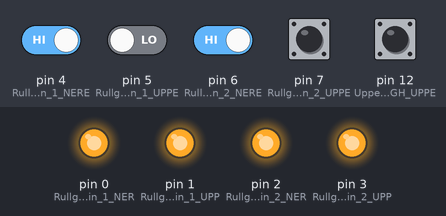
The sketch below on a simulated Arduino Uno, built with avr-gcc and run on an emulated ATmega328P. On the bench: output pins drawn as LEDs (lit = HIGH). The inputs (shaded band) are chosen by the test bench; at power-on: pin 4 (Rullgardin_1_NERE), pin 6 (Rullgardin_2_NERE) HIGH, pin 5 (Rullgardin_1_UPPE), pin 7 (Rullgardin_2_UPPE), pin 12 (Uppe_eller_nere_HIGH_UPPE) LOW.

Above: at 1.2 s.
1.3 s: pin 4 (Rullgardin_1_NERE) driven LOW
At 2.2 s:
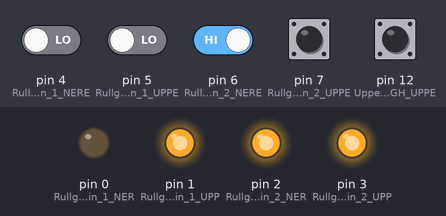
2.8 s: pin 6 (Rullgardin_2_NERE) driven LOW
At 3.5 s:
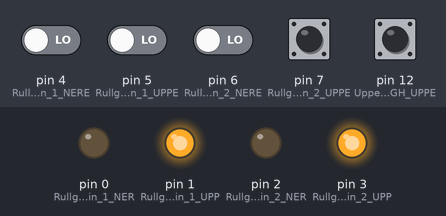
4.3 s: pin 12 (Uppe_eller_nere_HIGH_UPPE) pulled HIGH for 0.15 s
At 4.37 s:
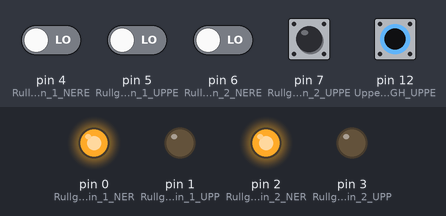
5.9 s: pin 4 (Rullgardin_1_NERE) driven HIGH
At 7.0 s:
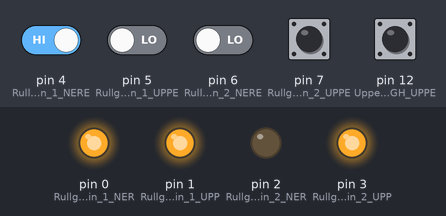
7.4 s: pin 6 (Rullgardin_2_NERE) driven HIGH
At 8.0 s:
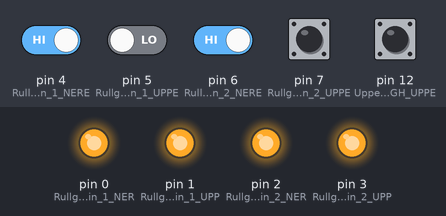
8.9 s: pin 5 (Rullgardin_1_UPPE) driven HIGH and pin 12 (Uppe_eller_nere_HIGH_UPPE) driven HIGH
At 9.3 s:
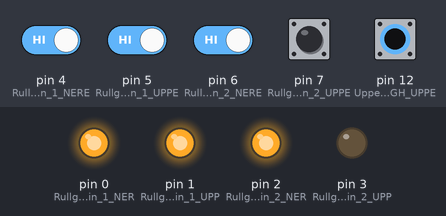
Timing chart, 0 to 23.4 s (numbered marks = the images above; inputs shaded):
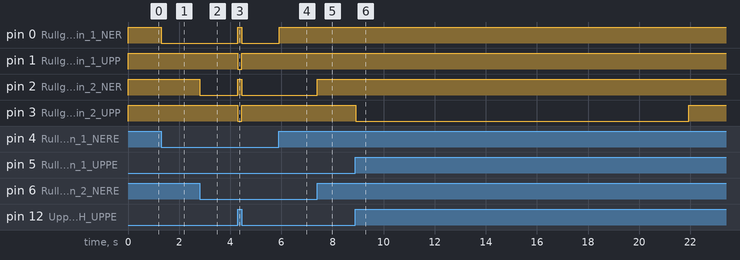

Measured:
- after the input at 1.3 s, pin 0 (Rullgardin_1_NER): HIGH → LOW at once
- after the input at 2.8 s, pin 2 (Rullgardin_2_NER): HIGH → LOW at once
- after the input at 4.3 s, pin 0 (Rullgardin_1_NER), pin 2 (Rullgardin_2_NER): LOW → HIGH at once, → LOW 0.15 s later; pin 1 (Rullgardin_1_UPP), pin 3 (Rullgardin_2_UPP): HIGH → LOW at once, → HIGH 0.15 s later
- after the input at 5.9 s, pin 0 (Rullgardin_1_NER): LOW → HIGH at once
- after the input at 7.4 s, pin 2 (Rullgardin_2_NER): LOW → HIGH at once
- after the input at 8.9 s, pin 3 (Rullgardin_2_UPP): HIGH → LOW at once, → HIGH 13.0 s later

The sketch:

Rullgardiner_2_st_V4_med_time.ino
```cpp
int timeLimitUp1 = 22;   // Max antal sekunder som gardin 1 får åka uppåt
int timeLimitDown1 = 13; // Max antal sekunder som gardin 1 får åka nedåt
int timeLimitUp2 = 22;   // Max antal sekunder som gardin 2 får åka uppåt
int timeLimitDown2 = 13; // Max antal sekunder som gardin 1 får åka nedåt

int checkTimeLimitUp1;
int checkTimeLimitDown1;
int checkTimeLimitUp2;
int checkTimeLimitDown2;

// the setup function runs once when you press reset or power the board
void setup() {
  // initialize digital pin 13 as an output.
  pinMode(0, OUTPUT); //Rullgardin 1 NER
  pinMode(1, OUTPUT); //Rullgardin 1 UPP
  pinMode(2, OUTPUT); //Rullgardin 2 NER
  pinMode(3, OUTPUT); //Rullgardin 2 UPP
  pinMode(4, INPUT);  //Rullgardin 1 NERE
  pinMode(5, INPUT);  //Rullgardin 1 UPPE
  pinMode(6, INPUT);  //Rullgardin 2 NERE
  pinMode(7, INPUT);  //Rullgardin 2 UPPE
  pinMode(12, INPUT); //Uppe eller nere HIGH UPPE / LOW NERE
  checkTimeLimitUp1 = 0;
  checkTimeLimitDown1 = 0;
  checkTimeLimitUp2 = 0;
  checkTimeLimitDown2 = 0;
  timeLimitUp1 = timeLimitUp1 * 100;
  timeLimitDown1 = timeLimitDown1 * 100;
  timeLimitUp2 = timeLimitUp2 * 100;
  timeLimitDown2 = timeLimitDown2 * 100;

}

// the loop function runs over and over again forever
void loop() {


  while (digitalRead(12) == LOW ) //Rullgardinerna ska åka upp eller vara uppe
  {
      checkTimeLimitDown1 = 0;
      checkTimeLimitDown2 = 0;

      digitalWrite(1, HIGH);
      digitalWrite(3, HIGH);

      if (digitalRead(4) == LOW && checkTimeLimitUp1 < timeLimitUp1) { digitalWrite(0, LOW); checkTimeLimitUp1++; } //Rullgardin 1 UPP
      else digitalWrite(0, HIGH);                                                                 //Rullgardin 1 UPPE

      if (digitalRead(6) == LOW && checkTimeLimitUp2 < timeLimitUp2) { digitalWrite(2, LOW); checkTimeLimitUp2++; } //Rullgardin 2 UPP
      else digitalWrite(2, HIGH);                                                                 //Rullgardin 2 UPPE

      delay(10);
   }

  while (digitalRead(12) == HIGH) //Rullgardinerna ska åka ned eller vara nere
  {
      checkTimeLimitUp1 = 0;
      checkTimeLimitUp2 = 0;

      digitalWrite(0, HIGH);
      digitalWrite(2, HIGH);

      if (digitalRead(5) == LOW && checkTimeLimitDown1 < timeLimitDown1) { digitalWrite(1, LOW); checkTimeLimitDown1++; } //Rullgardin 1 NED
      else digitalWrite(1, HIGH);                                                                     //Rullgardin 1 NERE

      if (digitalRead(7) == LOW && checkTimeLimitDown2 < timeLimitDown2) { digitalWrite(3, LOW); checkTimeLimitDown2++; } //Rullgardin 2 NED
      else digitalWrite(3, HIGH);                                                                     //Rullgardin 2 NERE

      delay(10);
  }


}
```
